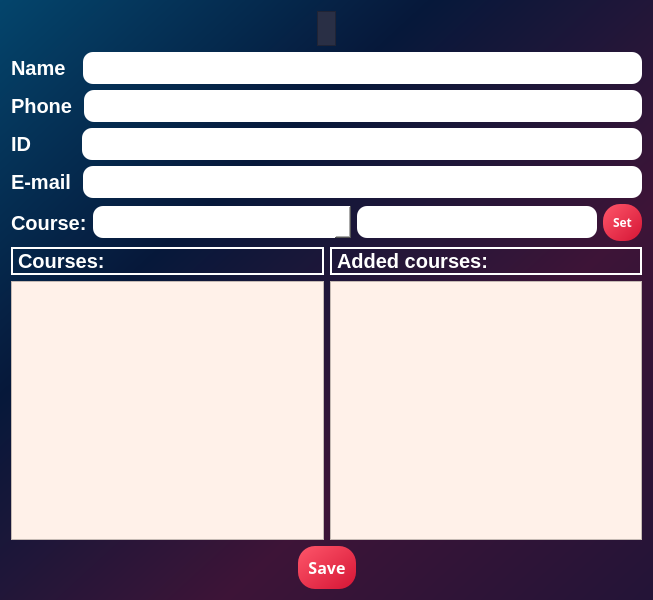
<?xml version="1.0" encoding="UTF-8"?>
<ui version="4.0">
 <class>StudentEditPage</class>
 <widget class="QDialog" name="StudentEditPage">
  <property name="geometry">
   <rect>
    <x>0</x>
    <y>0</y>
    <width>600</width>
    <height>600</height>
   </rect>
  </property>
  <property name="windowTitle">
   <string>Student Edit Page</string>
  </property>
  <property name="styleSheet">
   <string notr="true">/*Copyright (c) DevSec Studio. All rights reserved.

MIT License

Permission is hereby granted, free of charge, to any person obtaining a copy
of this software and associated documentation files (the &quot;Software&quot;), to deal
in the Software without restriction, including without limitation the rights
to use, copy, modify, merge, publish, distribute, sublicense, and/or sell
copies of the Software, and to permit persons to whom the Software is
furnished to do so, subject to the following conditions:

The above copyright notice and this permission notice shall be included in all
copies or substantial portions of the Software.

THE SOFTWARE IS PROVIDED *AS IS*, WITHOUT WARRANTY OF ANY KIND, EXPRESS OR
IMPLIED, INCLUDING BUT NOT LIMITED TO THE WARRANTIES OF MERCHANTABILITY,
FITNESS FOR A PARTICULAR PURPOSE AND NONINFRINGEMENT. IN NO EVENT SHALL THE
AUTHORS OR COPYRIGHT HOLDERS BE LIABLE FOR ANY CLAIM, DAMAGES OR OTHER
LIABILITY, WHETHER IN AN ACTION OF CONTRACT, TORT OR OTHERWISE, ARISING FROM,
OUT OF OR IN CONNECTION WITH THE SOFTWARE OR THE USE OR OTHER DEALINGS IN THE SOFTWARE.
*/

/*-----QWidget-----*/
QWidget
{
background: qlineargradient(x1:0, y1:0, x2:1, y2:1, stop:0 #04456c, stop:0.33 #06183a, stop:0.67 #3d1437, stop:1 #231437);

	color: #ffffff;
	border-color: #000000;

}


/*-----QLabel-----*/
QLabel
{
	background-color: #292f45;
	color: #b9b9bb;
	border-color: #000000;

}


/*-----QPushButton-----*/
QPushButton
{
	background-color: #f0742f;
	color: #fff;
	font-weight: bold;
	border-style: solid;
	border-width: 1px;
	border-radius: 17px;
	border-color: #f0742f;
	padding: 10px;

}


QPushButton::hover
{
	background-color: #fc7c11;
	color: #ffff;

}


QPushButton::pressed
{
	background-color: #ff6b35;
	color: #fff;

}


/*-----QToolButton-----*/
QToolButton
{
	background-color: #292f45;
	color: #ffffff;
	border-style: solid;
	border-color: #000000;

}


QToolButton::hover
{
	background-color: #fc7c11;
	color: #000000;
	padding: 2px;
	border-radius: 15px;
	border-color: #fc7c11;

}


QToolButton::pressed
{
	background-color: #fc7c11;
	color: #000000;
	border-style: solid;
	border-width: 2px;

}


/*-----QLineEdit-----*/
QLineEdit{
	background-color: rgb(255, 255, 255);
	color: rgb(35, 35, 35);
	font-weight: bold;
	border-style: solid;
	border-width: 2px;
	border-top: 0px;
	border-left: 0px;
	border-right: 0px;
	border-color: #b9b9bb;
	padding: 10px;

}


/*-----QCheckBox-----*/
QCheckBox
{
	background-color: transparent;
	color: #b9b9bb;
	font-weight: bold;

}


QCheckBox::indicator
{
    color: #b1b1b1;
    background-color: #00111d;
    border: 1px solid #f0742f;
    width: 12px;
    height: 12px;

}


QCheckBox::indicator:checked
{
    image:url(&quot;./ressources/check.png&quot;); /*To replace*/
	background-color: #1f2b2b;
    border: 1px solid #f0742f;

}


QCheckBox::indicator:unchecked:hover
{
    border: 1px solid #f0742f;

}


QCheckBox::disabled
{
	color: #656565;

}


QCheckBox::indicator:disabled
{
	background-color: #656565;
	color: #656565;
    border: 1px solid #656565;

}
</string>
  </property>
  <layout class="QVBoxLayout" name="verticalLayout_3">
   <item>
    <layout class="QHBoxLayout" name="horizontalLayout_6">
     <item>
      <spacer name="horizontalSpacer_2">
       <property name="orientation">
        <enum>Qt::Horizontal</enum>
       </property>
       <property name="sizeHint" stdset="0">
        <size>
         <width>40</width>
         <height>20</height>
        </size>
       </property>
      </spacer>
     </item>
     <item>
      <widget class="QLabel" name="FLNameLabel">
       <property name="font">
        <font>
         <pointsize>22</pointsize>
        </font>
       </property>
       <property name="frameShape">
        <enum>QFrame::StyledPanel</enum>
       </property>
       <property name="text">
        <string/>
       </property>
      </widget>
     </item>
     <item>
      <spacer name="horizontalSpacer">
       <property name="orientation">
        <enum>Qt::Horizontal</enum>
       </property>
       <property name="sizeHint" stdset="0">
        <size>
         <width>40</width>
         <height>20</height>
        </size>
       </property>
      </spacer>
     </item>
    </layout>
   </item>
   <item>
    <layout class="QHBoxLayout" name="horizontalLayout" stretch="0,0">
     <item>
      <widget class="QLabel" name="label_3">
       <property name="font">
        <font>
         <pointsize>-1</pointsize>
         <bold>true</bold>
        </font>
       </property>
       <property name="styleSheet">
        <string notr="true">color:#ffffff;
 font-weight: bold;
background: None;
font-size: 20px;</string>
       </property>
       <property name="frameShape">
        <enum>QFrame::NoFrame</enum>
       </property>
       <property name="text">
        <string>Name  </string>
       </property>
      </widget>
     </item>
     <item>
      <widget class="QLineEdit" name="nameLineEdit">
       <property name="styleSheet">
        <string notr="true">  position: relative;
  display: inline-block;
  height: 32px;
  width: 240px;
  margin: 0;
  padding: 0;
  background-color: #fff;
  border: none;
  border-radius: 10px;</string>
       </property>
      </widget>
     </item>
    </layout>
   </item>
   <item>
    <layout class="QHBoxLayout" name="horizontalLayout_5" stretch="0,0">
     <item>
      <widget class="QLabel" name="label_16">
       <property name="font">
        <font>
         <pointsize>-1</pointsize>
         <bold>true</bold>
        </font>
       </property>
       <property name="styleSheet">
        <string notr="true">color:#ffffff;
 font-weight: bold;
background: None;
font-size: 20px;</string>
       </property>
       <property name="frameShape">
        <enum>QFrame::NoFrame</enum>
       </property>
       <property name="text">
        <string>Phone </string>
       </property>
      </widget>
     </item>
     <item>
      <widget class="QLineEdit" name="phoneLineEdit">
       <property name="styleSheet">
        <string notr="true">  position: relative;
  display: inline-block;
  height: 32px;
  width: 240px;
  margin: 0;
  padding: 0;
  background-color: #fff;
  border: none;
  border-radius: 10px;</string>
       </property>
      </widget>
     </item>
    </layout>
   </item>
   <item>
    <layout class="QHBoxLayout" name="horizontalLayout_7" stretch="0,0">
     <item>
      <widget class="QLabel" name="label_18">
       <property name="font">
        <font>
         <pointsize>-1</pointsize>
         <bold>true</bold>
        </font>
       </property>
       <property name="styleSheet">
        <string notr="true">color:#ffffff;
 font-weight: bold;
background: None;
font-size: 20px;</string>
       </property>
       <property name="frameShape">
        <enum>QFrame::NoFrame</enum>
       </property>
       <property name="text">
        <string>ID        </string>
       </property>
      </widget>
     </item>
     <item>
      <widget class="QLineEdit" name="idLineEdit">
       <property name="styleSheet">
        <string notr="true">  position: relative;
  display: inline-block;
  height: 32px;
  width: 240px;
  margin: 0;
  padding: 0;
  background-color: #fff;
  border: none;
  border-radius: 10px;</string>
       </property>
      </widget>
     </item>
    </layout>
   </item>
   <item>
    <layout class="QHBoxLayout" name="horizontalLayout_3" stretch="0,0">
     <item>
      <widget class="QLabel" name="label_12">
       <property name="font">
        <font>
         <pointsize>-1</pointsize>
         <bold>true</bold>
        </font>
       </property>
       <property name="styleSheet">
        <string notr="true">color:#ffffff;
 font-weight: bold;
background: None;
font-size: 20px;</string>
       </property>
       <property name="frameShape">
        <enum>QFrame::NoFrame</enum>
       </property>
       <property name="text">
        <string>E-mail </string>
       </property>
      </widget>
     </item>
     <item>
      <widget class="QLineEdit" name="emailLineEdit">
       <property name="styleSheet">
        <string notr="true">  position: relative;
  display: inline-block;
  height: 32px;
  width: 240px;
  margin: 0;
  padding: 0;
  background-color: #fff;
  border: none;
  border-radius: 10px;</string>
       </property>
      </widget>
     </item>
    </layout>
   </item>
   <item>
    <layout class="QHBoxLayout" name="horizontalLayout_2" stretch="0,2,0,0,0,0,0,0">
     <item>
      <widget class="QLabel" name="label_6">
       <property name="font">
        <font>
         <pointsize>-1</pointsize>
         <bold>true</bold>
        </font>
       </property>
       <property name="styleSheet">
        <string notr="true">color:#ffffff;
 font-weight: bold;
background: None;
font-size: 20px;</string>
       </property>
       <property name="frameShape">
        <enum>QFrame::NoFrame</enum>
       </property>
       <property name="text">
        <string>Course:</string>
       </property>
      </widget>
     </item>
     <item>
      <widget class="QComboBox" name="courseComboBox">
       <property name="styleSheet">
        <string notr="true">  position: relative;
  display: inline-block;
  height: 32px;
  width: 240px;
  margin: 0;
  padding: 0;
  background-color: #fff;
  border: none;
  border-radius: 10px;</string>
       </property>
      </widget>
     </item>
     <item>
      <spacer name="horizontalSpacer_5">
       <property name="orientation">
        <enum>Qt::Horizontal</enum>
       </property>
       <property name="sizeHint" stdset="0">
        <size>
         <width>80</width>
         <height>20</height>
        </size>
       </property>
      </spacer>
     </item>
     <item>
      <spacer name="horizontalSpacer_6">
       <property name="orientation">
        <enum>Qt::Horizontal</enum>
       </property>
       <property name="sizeHint" stdset="0">
        <size>
         <width>40</width>
         <height>20</height>
        </size>
       </property>
      </spacer>
     </item>
     <item>
      <widget class="QLineEdit" name="gradeLineEdit">
       <property name="styleSheet">
        <string notr="true">  position: relative;
  display: inline-block;
  height: 32px;
  width: 240px;
  margin: 0;
  padding: 0;
  background-color: #fff;
  border: none;
  border-radius: 10px;</string>
       </property>
      </widget>
     </item>
     <item>
      <widget class="QPushButton" name="setPushButton">
       <property name="styleSheet">
        <string notr="true">background: qlineargradient(spread:pad, x1:0, y1:0, x2:1, y2:1, stop:0 rgba(254, 86, 106, 255), stop:1 rgba(213, 21, 53, 255));
border: none;
font-family: Gilroy,sans-serif;
</string>
       </property>
       <property name="text">
        <string>Set</string>
       </property>
      </widget>
     </item>
     <item>
      <spacer name="horizontalSpacer_8">
       <property name="orientation">
        <enum>Qt::Horizontal</enum>
       </property>
       <property name="sizeHint" stdset="0">
        <size>
         <width>40</width>
         <height>20</height>
        </size>
       </property>
      </spacer>
     </item>
     <item>
      <spacer name="horizontalSpacer_7">
       <property name="orientation">
        <enum>Qt::Horizontal</enum>
       </property>
       <property name="sizeHint" stdset="0">
        <size>
         <width>120</width>
         <height>20</height>
        </size>
       </property>
      </spacer>
     </item>
    </layout>
   </item>
   <item>
    <layout class="QHBoxLayout" name="horizontalLayout_4">
     <item>
      <layout class="QVBoxLayout" name="verticalLayout">
       <item>
        <widget class="QLabel" name="label_13">
         <property name="font">
          <font>
           <pointsize>-1</pointsize>
           <bold>true</bold>
          </font>
         </property>
         <property name="styleSheet">
          <string notr="true">color:#ffffff;
 font-weight: bold;
background: None;
font-size: 20px;
border: 2px solid white;</string>
         </property>
         <property name="frameShape">
          <enum>QFrame::Box</enum>
         </property>
         <property name="text">
          <string>Courses:</string>
         </property>
        </widget>
       </item>
       <item>
        <widget class="QTableWidget" name="allCoursesTable">
         <property name="styleSheet">
          <string notr="true">QWidget {
    background-color: rgb(255, 241, 233);
    color: #ffffff;
 font-weight: bold;
}

QHeaderView::section {
    background-color: qlineargradient(spread:pad, x1:0, y1:0, x2:1, y2:1, stop:0 rgba(254, 86, 106, 255), stop:1 rgba(213, 21, 53, 255));
    padding: 4px;
    border: 1px solid #fffff8;
    font-size: 16pt;
}

QTableWidget {
    gridline-color: #fffff8;
    font-size: 14pt;
}

QTableView::item 
{
    font-size: 14pt;
	color: rgb(0, 0, 0);
    font-size: 14pt;
}
</string>
         </property>
         <property name="editTriggers">
          <set>QAbstractItemView::NoEditTriggers</set>
         </property>
         <property name="alternatingRowColors">
          <bool>true</bool>
         </property>
         <property name="selectionMode">
          <enum>QAbstractItemView::SingleSelection</enum>
         </property>
         <property name="selectionBehavior">
          <enum>QAbstractItemView::SelectRows</enum>
         </property>
         <property name="sortingEnabled">
          <bool>true</bool>
         </property>
         <attribute name="horizontalHeaderStretchLastSection">
          <bool>true</bool>
         </attribute>
        </widget>
       </item>
      </layout>
     </item>
     <item>
      <layout class="QVBoxLayout" name="verticalLayout_2">
       <item>
        <widget class="QLabel" name="label_14">
         <property name="font">
          <font>
           <pointsize>-1</pointsize>
           <bold>true</bold>
          </font>
         </property>
         <property name="styleSheet">
          <string notr="true">color:#ffffff;
 font-weight: bold;
background: None;
font-size: 20px;
border: 2px solid white;</string>
         </property>
         <property name="frameShape">
          <enum>QFrame::Box</enum>
         </property>
         <property name="text">
          <string>Added courses:</string>
         </property>
        </widget>
       </item>
       <item>
        <widget class="QTableWidget" name="studentCoursesTable">
         <property name="styleSheet">
          <string notr="true">QWidget {
    background-color: rgb(255, 241, 233);
    color: #ffffff;
 font-weight: bold;
}

QHeaderView::section {
    background-color: qlineargradient(spread:pad, x1:0, y1:0, x2:1, y2:1, stop:0 rgba(254, 86, 106, 255), stop:1 rgba(213, 21, 53, 255));
    padding: 4px;
    border: 1px solid #fffff8;
    font-size: 16pt;
}

QTableWidget {
    gridline-color: #fffff8;
    font-size: 14pt;
}

QTableView::item 
{
    font-size: 14pt;
	color: rgb(0, 0, 0);
    font-size: 14pt;
}
</string>
         </property>
         <property name="editTriggers">
          <set>QAbstractItemView::NoEditTriggers</set>
         </property>
         <property name="alternatingRowColors">
          <bool>true</bool>
         </property>
         <property name="selectionMode">
          <enum>QAbstractItemView::SingleSelection</enum>
         </property>
         <property name="selectionBehavior">
          <enum>QAbstractItemView::SelectRows</enum>
         </property>
         <property name="sortingEnabled">
          <bool>true</bool>
         </property>
         <attribute name="horizontalHeaderStretchLastSection">
          <bool>true</bool>
         </attribute>
        </widget>
       </item>
      </layout>
     </item>
    </layout>
   </item>
   <item>
    <layout class="QHBoxLayout" name="horizontalLayout_8">
     <item>
      <spacer name="horizontalSpacer_3">
       <property name="orientation">
        <enum>Qt::Horizontal</enum>
       </property>
       <property name="sizeHint" stdset="0">
        <size>
         <width>40</width>
         <height>20</height>
        </size>
       </property>
      </spacer>
     </item>
     <item>
      <widget class="QPushButton" name="savePushButton">
       <property name="font">
        <font>
         <family>Gilroy</family>
         <pointsize>12</pointsize>
         <bold>true</bold>
        </font>
       </property>
       <property name="styleSheet">
        <string notr="true">background: qlineargradient(spread:pad, x1:0, y1:0, x2:1, y2:1, stop:0 rgba(254, 86, 106, 255), stop:1 rgba(213, 21, 53, 255));
border: none;
font-family: Gilroy,sans-serif;
</string>
       </property>
       <property name="text">
        <string>Save</string>
       </property>
      </widget>
     </item>
     <item>
      <spacer name="horizontalSpacer_4">
       <property name="orientation">
        <enum>Qt::Horizontal</enum>
       </property>
       <property name="sizeHint" stdset="0">
        <size>
         <width>40</width>
         <height>20</height>
        </size>
       </property>
      </spacer>
     </item>
    </layout>
   </item>
  </layout>
 </widget>
 <resources/>
 <connections/>
</ui>
